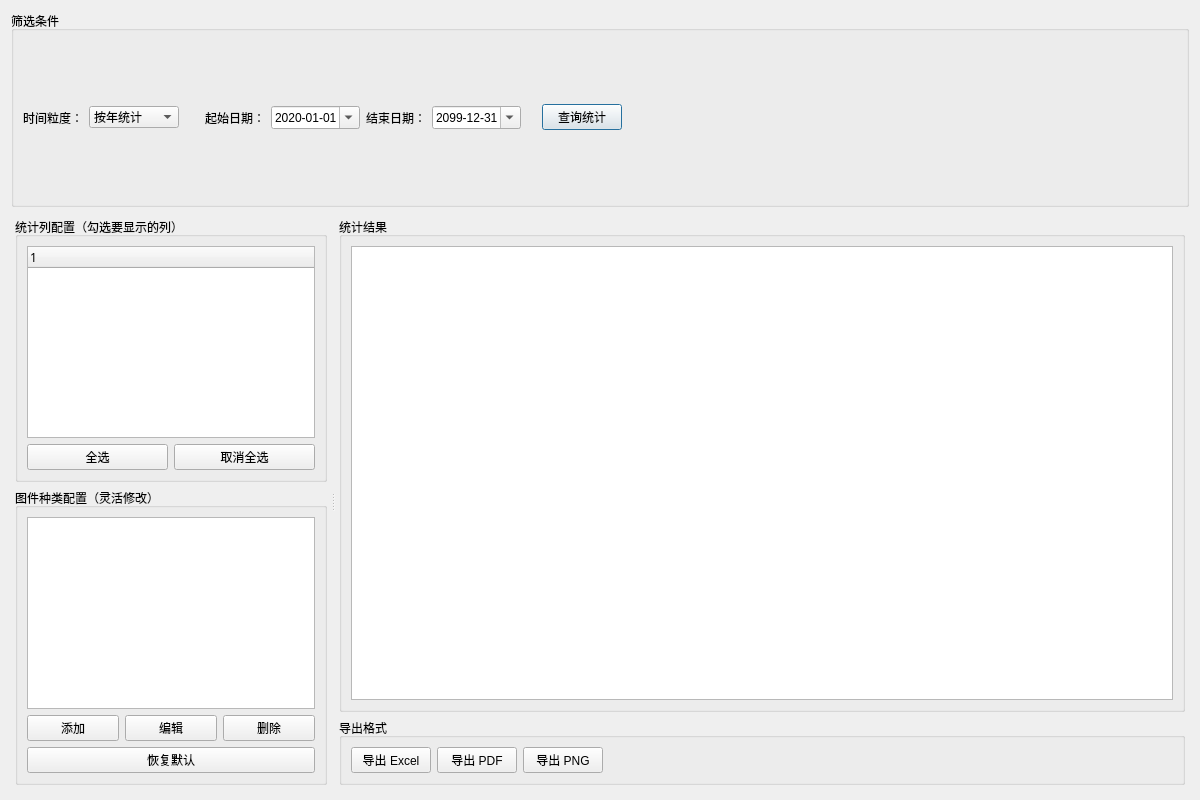
<?xml version="1.0" encoding="UTF-8"?>
<ui version="4.0">
 <class>DynamicStatisticsDialog</class>
 <widget class="QDialog" name="DynamicStatisticsDialog">
  <property name="geometry">
   <rect>
    <x>0</x>
    <y>0</y>
    <width>1200</width>
    <height>800</height>
   </rect>
  </property>
  <property name="windowTitle">
   <string>动态统计</string>
  </property>
  <property name="windowIcon">
   <iconset resource="../map_product_manager_tools.qrc">
    <normaloff>:/images/statistics.svg</normaloff>
   </iconset>
  </property>
  <layout class="QVBoxLayout" name="mainLayout">
   <!-- ========== 顶部过滤栏 ========== -->
   <item>
    <widget class="QGroupBox" name="filterGroupBox">
     <property name="title">
      <string>筛选条件</string>
     </property>
     <layout class="QHBoxLayout" name="filterLayout">
      <item>
       <widget class="QLabel" name="granularityLabel">
        <property name="text">
         <string>时间粒度：</string>
        </property>
       </widget>
      </item>
      <item>
       <widget class="QComboBox" name="granularityCombo">
        <item>
         <property name="text">
          <string>按年统计</string>
         </property>
        </item>
        <item>
         <property name="text">
          <string>按月统计</string>
         </property>
        </item>
        <item>
         <property name="text">
          <string>按季度统计</string>
         </property>
        </item>
       </widget>
      </item>
      <item>
       <spacer name="filterSpacer1">
        <property name="orientation">
         <enum>Qt::Horizontal</enum>
        </property>
        <property name="sizeType">
         <enum>QSizePolicy::Fixed</enum>
        </property>
        <property name="sizeHint" stdset="0">
         <size><width>20</width><height>20</height></size>
        </property>
       </spacer>
      </item>
      <item>
       <widget class="QLabel" name="dateFromLabel">
        <property name="text">
         <string>起始日期：</string>
        </property>
       </widget>
      </item>
      <item>
       <widget class="QDateEdit" name="dateFromEdit">
        <property name="displayFormat">
         <string>yyyy-MM-dd</string>
        </property>
        <property name="calendarPopup">
         <bool>true</bool>
        </property>
        <property name="date">
         <date><year>2020</year><month>1</month><day>1</day></date>
        </property>
       </widget>
      </item>
      <item>
       <widget class="QLabel" name="dateToLabel">
        <property name="text">
         <string>结束日期：</string>
        </property>
       </widget>
      </item>
      <item>
       <widget class="QDateEdit" name="dateToEdit">
        <property name="displayFormat">
         <string>yyyy-MM-dd</string>
        </property>
        <property name="calendarPopup">
         <bool>true</bool>
        </property>
        <property name="date">
         <date><year>2099</year><month>12</month><day>31</day></date>
        </property>
       </widget>
      </item>
      <item>
       <spacer name="filterSpacer2">
        <property name="orientation">
         <enum>Qt::Horizontal</enum>
        </property>
        <property name="sizeType">
         <enum>QSizePolicy::Fixed</enum>
        </property>
        <property name="sizeHint" stdset="0">
         <size><width>15</width><height>20</height></size>
        </property>
       </spacer>
      </item>
      <item>
       <widget class="QPushButton" name="refreshBtn">
        <property name="text">
         <string>查询统计</string>
        </property>
        <property name="icon">
         <iconset resource="../map_product_manager_tools.qrc"/>
        </property>
        <property name="minimumWidth">
         <number>100</number>
        </property>
       </widget>
      </item>
      <item>
       <spacer name="filterHorizSpacer">
        <property name="orientation">
         <enum>Qt::Horizontal</enum>
        </property>
        <property name="sizeHint" stdset="0">
         <size><width>40</width><height>20</height></size>
        </property>
       </spacer>
      </item>
     </layout>
    </widget>
   </item>

   <!-- ========== 主体：左侧配置面板 + 右侧统计表格 ========== -->
   <item>
    <widget class="QSplitter" name="mainSplitter">
     <property name="orientation">
      <enum>Qt::Horizontal</enum>
     </property>

     <!-- 左侧配置面板 -->
     <widget class="QWidget" name="leftConfigPanel">
      <property name="minimumSize">
       <size><width>260</width><height>0</height></size>
      </property>
      <property name="maximumSize">
       <size><width>320</width><height>16777215</height></size>
      </property>
      <layout class="QVBoxLayout" name="leftConfigLayout">
       <property name="leftMargin">
        <number>4</number>
       </property>
       <property name="topMargin">
        <number>4</number>
       </property>
       <property name="rightMargin">
        <number>4</number>
       </property>
       <property name="bottomMargin">
        <number>4</number>
       </property>

       <!-- 统计列配置 -->
       <item>
        <widget class="QGroupBox" name="columnConfigBox">
         <property name="title">
          <string>统计列配置（勾选要显示的列）</string>
         </property>
         <layout class="QVBoxLayout" name="columnConfigLayout">
          <item>
           <widget class="QTreeWidget" name="metricTree">
            <property name="font">
             <font>
              <family>微软雅黑</family>
              <pointsize>9</pointsize>
             </font>
            </property>
            <property name="headerLabels">
             <stringlist><string>指标名称</string></stringlist>
            </property>
            <property name="rootIsDecorated">
             <bool>false</bool>
            </property>
            <property name="itemsExpandable">
             <bool>false</bool>
            </property>
            <property name="selectionMode">
             <enum>QAbstractItemView::NoSelection</enum>
            </property>
           </widget>
          </item>
          <item>
           <layout class="QHBoxLayout" name="metricBtnLayout">
            <item>
             <widget class="QPushButton" name="selectAllMetricsBtn">
              <property name="text"><string>全选</string></property>
             </widget>
            </item>
            <item>
             <widget class="QPushButton" name="deselectAllMetricsBtn">
              <property name="text"><string>取消全选</string></property>
             </widget>
            </item>
           </layout>
          </item>
         </layout>
        </widget>
       </item>

       <!-- 图件种类配置 -->
       <item>
        <widget class="QGroupBox" name="mapCategoryConfigBox">
         <property name="title">
          <string>图件种类配置（灵活修改）</string>
         </property>
         <layout class="QVBoxLayout" name="mapCategoryLayout">
          <item>
           <widget class="QListWidget" name="mapCategoryList">
            <property name="font">
             <font>
              <family>微软雅黑</family>
              <pointsize>9</pointsize>
             </font>
            </property>
           </widget>
          </item>
          <item>
           <layout class="QHBoxLayout" name="categoryBtnLayout">
            <item>
             <widget class="QPushButton" name="addCategoryBtn">
              <property name="text"><string>添加</string></property>
             </widget>
            </item>
            <item>
             <widget class="QPushButton" name="editCategoryBtn">
              <property name="text"><string>编辑</string></property>
             </widget>
            </item>
            <item>
             <widget class="QPushButton" name="removeCategoryBtn">
              <property name="text"><string>删除</string></property>
             </widget>
            </item>
           </layout>
          </item>
          <item>
           <layout class="QHBoxLayout" name="categoryExtraBtnLayout">
            <item>
             <widget class="QPushButton" name="resetCategoryBtn">
              <property name="text"><string>恢复默认</string></property>
             </widget>
            </item>
           </layout>
          </item>
         </layout>
        </widget>
       </item>
      </layout>
     </widget>

     <!-- 右侧统计结果区域 -->
     <widget class="QWidget" name="rightPanel">
      <layout class="QVBoxLayout" name="rightLayout">
       <property name="leftMargin">
        <number>4</number>
       </property>
       <property name="topMargin">
        <number>4</number>
       </property>
       <property name="rightMargin">
        <number>4</number>
       </property>
       <property name="bottomMargin">
        <number>4</number>
       </property>

       <!-- 统计结果表格 -->
       <item>
        <widget class="QGroupBox" name="resultGroupBox">
         <property name="title">
          <string>统计结果</string>
         </property>
         <layout class="QVBoxLayout" name="resultLayout">
          <item>
           <widget class="QTableWidget" name="statsTable">
            <property name="font">
             <font>
              <family>微软雅黑</family>
              <pointsize>9</pointsize>
             </font>
            </property>
            <property name="alternatingRowColors">
             <bool>true</bool>
            </property>
            <property name="selectionBehavior">
             <enum>QAbstractItemView::SelectRows</enum>
            </property>
            <property name="editTriggers">
             <set>QAbstractItemView::NoEditTriggers</set>
            </property>
            <property name="sortingEnabled">
             <bool>true</bool>
            </property>
           </widget>
          </item>
         </layout>
        </widget>
       </item>

       <!-- 导出按钮栏 -->
       <item>
        <widget class="QGroupBox" name="exportGroupBox">
         <property name="title">
          <string>导出格式</string>
         </property>
         <layout class="QHBoxLayout" name="exportLayout">
          <item>
           <widget class="QPushButton" name="exportExcelBtn">
            <property name="text">
             <string>导出 Excel</string>
            </property>
            <property name="minimumWidth">
             <number>120</number>
            </property>
           </widget>
          </item>
          <item>
           <widget class="QPushButton" name="exportPdfBtn">
            <property name="text">
             <string>导出 PDF</string>
            </property>
            <property name="minimumWidth">
             <number>120</number>
            </property>
           </widget>
          </item>
          <item>
           <widget class="QPushButton" name="exportPngBtn">
            <property name="text">
             <string>导出 PNG</string>
            </property>
            <property name="minimumWidth">
             <number>120</number>
            </property>
           </widget>
          </item>
          <item>
           <spacer name="exportSpacer">
            <property name="orientation">
             <enum>Qt::Horizontal</enum>
            </property>
            <property name="sizeHint" stdset="0">
             <size><width>40</width><height>20</height></size>
            </property>
           </spacer>
          </item>
         </layout>
        </widget>
       </item>
      </layout>
     </widget>
    </widget>
   </item>

  </layout>
 </widget>
 <resources>
  <include location="../map_product_manager_tools.qrc"/>
 </resources>
 <connections/>
</ui>
